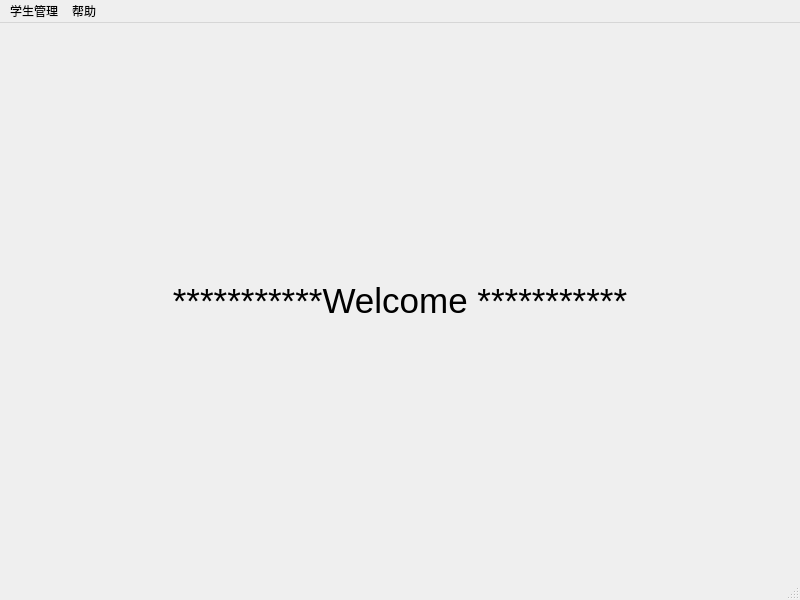
<?xml version="1.0" encoding="UTF-8"?>
<ui version="4.0">
 <class>MainWindow</class>
 <widget class="QMainWindow" name="MainWindow">
  <property name="geometry">
   <rect>
    <x>0</x>
    <y>0</y>
    <width>800</width>
    <height>600</height>
   </rect>
  </property>
  <property name="windowTitle">
   <string>MainWindow</string>
  </property>
  <widget class="QWidget" name="centralwidget">
   <layout class="QVBoxLayout" name="verticalLayout">
    <item>
     <widget class="QLabel" name="label">
      <property name="font">
       <font>
        <pointsize>26</pointsize>
       </font>
      </property>
      <property name="text">
       <string>***********Welcome ***********</string>
      </property>
      <property name="alignment">
       <set>Qt::AlignCenter</set>
      </property>
     </widget>
    </item>
   </layout>
  </widget>
  <widget class="QMenuBar" name="menubar">
   <property name="geometry">
    <rect>
     <x>0</x>
     <y>0</y>
     <width>800</width>
     <height>28</height>
    </rect>
   </property>
   <widget class="QMenu" name="menu">
    <property name="title">
     <string>学生管理</string>
    </property>
    <addaction name="action"/>
    <addaction name="action_4"/>
   </widget>
   <widget class="QMenu" name="menu_2">
    <property name="title">
     <string>帮助</string>
    </property>
    <addaction name="action_2"/>
    <addaction name="action_3"/>
   </widget>
   <addaction name="menu"/>
   <addaction name="menu_2"/>
  </widget>
  <widget class="QStatusBar" name="statusbar"/>
  <action name="action">
   <property name="text">
    <string>查询学生</string>
   </property>
  </action>
  <action name="action_2">
   <property name="text">
    <string>帮助</string>
   </property>
  </action>
  <action name="action_3">
   <property name="text">
    <string>关于我</string>
   </property>
  </action>
  <action name="action_4">
   <property name="text">
    <string>添加学生</string>
   </property>
  </action>
 </widget>
 <resources/>
 <connections/>
</ui>
